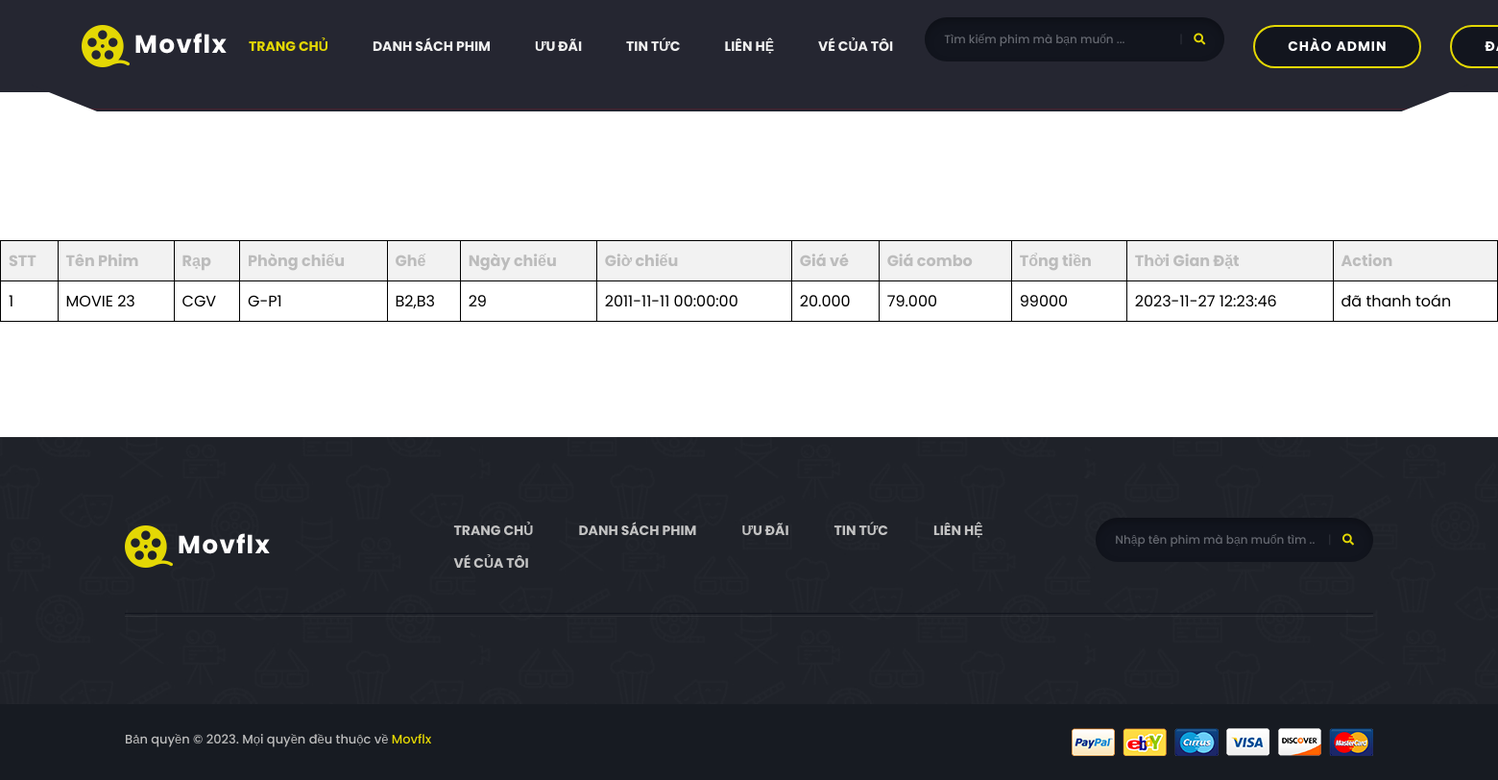
The page /index.php?action=bookingHistory (signed in) on the database its author committed.
### tables this page shows
CREATE TABLE `bill` (
  `id_bill` int(10) NOT NULL,
  `id_account` int(11) NOT NULL,
  `price_tickets` varchar(255) NOT NULL,
  `price_combo` varchar(255) NOT NULL,
  `name_movie` varchar(255) NOT NULL,
  `cinema` varchar(255) NOT NULL,
  `room` varchar(255) NOT NULL,
  `seats` varchar(255) NOT NULL,
  `show_day` varchar(255) NOT NULL,
  `showtime` datetime NOT NULL,
  `total_price` float NOT NULL,
  `booking_date` datetime DEFAULT CURRENT_TIMESTAMP,
  `action` varchar(255) NOT NULL
);

### models/pdo.php (called while the page is built, shortened)
<?php
function pdo_get_connection(){
    $servername = "localhost";
    $username = "root";
    $password = "12345678";
    try {
        $conn = new PDO("mysql:host=$servername;dbname=project_1", $username, $password);
        $conn->setAttribute(PDO::ATTR_ERRMODE, PDO::ERRMODE_EXCEPTION);
        return $conn;
    } catch(PDOException $e) {
        echo "Connection failed: " . $e->getMessage();
    }
}
function pdo_query($sql){
    $sql_args=array_slice(func_get_args(),1);
    try{
        $conn=pdo_get_connection();
        $stmt=$conn->prepare($sql);
        $stmt->execute($sql_args);
        $rows=$stmt->fetchAll();
        return $rows;
    }
    catch(PDOException $e){
        throw $e;
    }
    finally{
        unset($conn);
    }
}

### admin/models/bill/bill.php (called while the page is built, shortened)
<?php
function loadbill_by_id_account($id_account)
{
    $sql = "SELECT * FROM bill WHERE id_account='$id_account'";
    $list_bill_by_id_account = pdo_query($sql);
    return $list_bill_by_id_account;
}

### views/account/bookingHistory.php (the view, shortened to what this page needs)
<!DOCTYPE html>
<html lang="en">
<head>
</head>
<body>
    <div class="title-info">
        <h3>Lịch sử đặt vé</h3>
    </div>
    <table>
        <tr>
            <th>STT</th>
            <th>Tên Phim</th>
            <th>Rạp</th>
            <th>Phòng chiếu</th>
            <th>Ghế</th>
            <th>Ngày chiếu</th>
            <th>Giờ chiếu</th>
            <th>Giá vé</th>
            <th>Giá combo</th>
            <th>Tổng tiền</th>
            <th>Thời Gian Đặt</th>
            <th>Action</th>
        </tr>
        <?php
        $stt = 1;
        foreach ($list_bill as $bill) {
            echo "<tr>";
            echo '<td>' . $stt++ . '</td>';
            echo '<td>' . $bill['name_movie'] . '</td>';
            echo '<td>' . $bill['cinema'] . '</td>';
            echo '<td>' . $bill['room'] . '</td>';
            echo '<td>' . $bill['seats'] . '</td>';
            echo '<td>' . $bill['show_day'] . '</td>';
            echo '<td>' . $bill['showtime'] . '</td>';
            echo '<td>' . $bill['price_tickets'] . '</td>';
            echo '<td>' . $bill['price_combo'] . '</td>';
            echo '<td>' . $bill['total_price'] . '</td>';
            echo '<td>' . $bill['booking_date'] . '</td>';
            echo '<td>đã thanh toán</td>';
            echo "</tr>";
        }
        ?>
    </table>
</body>
</html>

### assets/css/style.css (style rules this page uses)
body { font-family: "Poppins", sans-serif; font-weight: 500; font-style: normal; font-size: 14px; color: #bcbcbc; }
h1, h2, h3, h4, h5, h6 { font-family: "Poppins", sans-serif; color: #fff; margin-top: 0px; font-style: normal; font-weight: 700; text-transform: normal; }
h3 { font-size: 28px; }
*::placeholder { color: #555555; font-size: 14px; opacity: 1; }

### views/account/bookingHistory.php (style rules this page uses)
table { margin: 120px auto; width: 100%; border-collapse: collapse; }
th, td { border: 1px solid black; padding: 8px; text-align: left; }
th { background-color: #f2f2f2; }
td { color: black; }
.title-info { text-align: center; margin-bottom: 20px; }

### rows shown on the page
bill: name_movie "MOVIE 23", cinema "CGV", room "G-P1", seats "B2,B3", show_day "29", showtime "2011-11-11 00:00:00", price_tickets "20.000", price_combo "79.000", total_price "99000", booking_date "2023-11-27 12:23:46"

### other values the page prints
$user "ADMIN"
